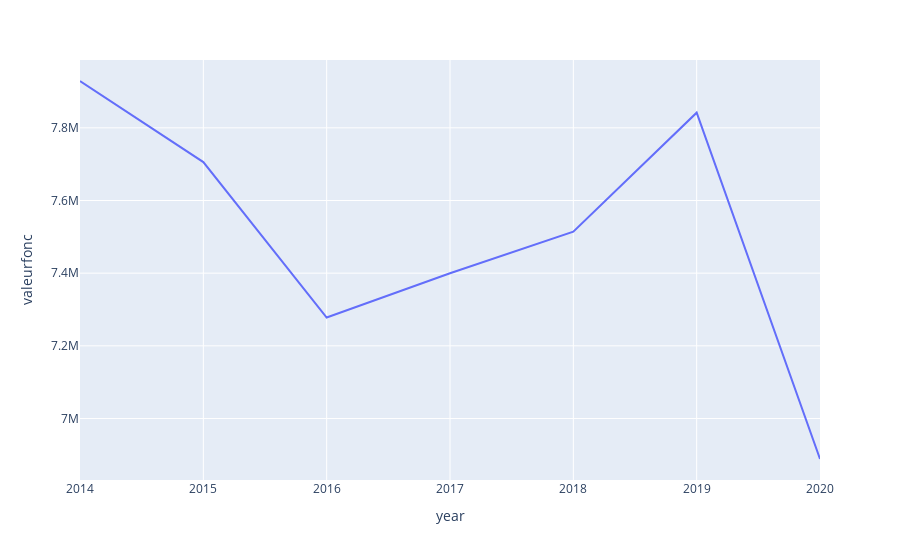
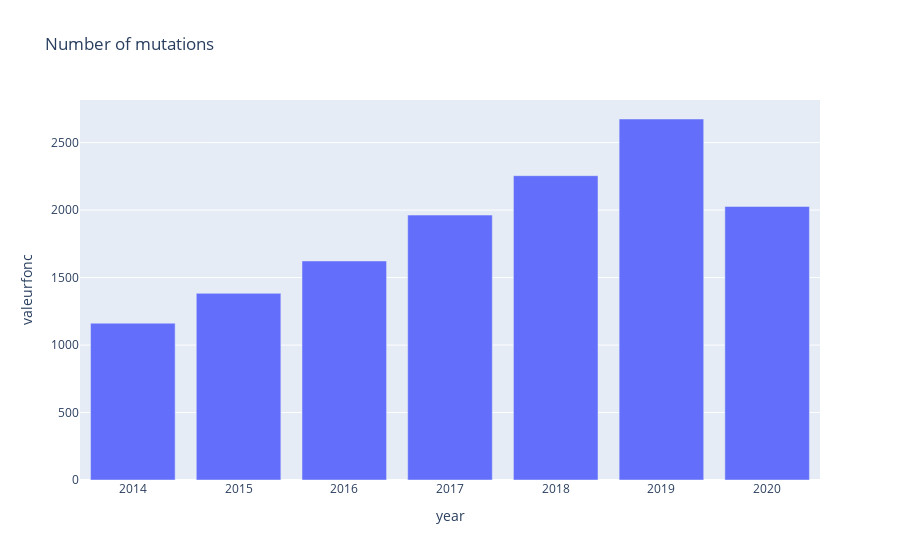

Notebook source saved alongside these figures, in order:
### Code cell
fig_1 = px.line(IDF_grouped.mean(), y="valeurfonc")

fig2 = px.bar(IDF_grouped.count(), y='valeurfonc', title="Number of mutations")
fig_1.show()
fig2.show()

### Figure 1 — Plotly figure (JSON) as saved in the notebook; plotly's stock layout.template omitted (floating-point values rounded to 4 significant figures)
{"data": [{"hovertemplate": "year=%{x}<br>valeurfonc=%{y}<extra></extra>", "legendgroup": "", "line": {"color": "#636efa", "dash": "solid"}, "marker": {"symbol": "circle"}, "mode": "lines", "name": "", "orientation": "v", "showlegend": false, "type": "scatter", "x": [2014, 2015, 2016, 2017, 2018, 2019, 2020], "xaxis": "x", "y": [7929000.0, 7706000.0, 7278000.0, 7400000.0, 7514000.0, 7842000.0, 6888000.0], "yaxis": "y"}], "layout": {"autosize": true, "legend": {"tracegroupgap": 0}, "margin": {"t": 60}, "xaxis": {"anchor": "y", "autorange": true, "domain": [0, 1], "range": [2014, 2020], "title": {"text": "year"}, "type": "linear"}, "yaxis": {"anchor": "x", "autorange": true, "domain": [0, 1], "range": [6831000.0, 7987000.0], "title": {"text": "valeurfonc"}, "type": "linear"}}}

### Figure 2 — Plotly figure (JSON) as saved in the notebook; plotly's stock layout.template omitted (floating-point values rounded to 4 significant figures)
{"data": [{"alignmentgroup": "True", "hovertemplate": "year=%{x}<br>valeurfonc=%{y}<extra></extra>", "legendgroup": "", "marker": {"color": "#636efa", "pattern": {"shape": ""}}, "name": "", "offsetgroup": "", "orientation": "v", "showlegend": false, "textposition": "auto", "type": "bar", "x": [2014, 2015, 2016, 2017, 2018, 2019, 2020], "xaxis": "x", "y": [1162, 1383, 1623, 1963, 2255, 2675, 2027], "yaxis": "y"}], "layout": {"autosize": true, "barmode": "relative", "legend": {"tracegroupgap": 0}, "title": {"text": "Number of mutations"}, "xaxis": {"anchor": "y", "autorange": true, "domain": [0, 1], "range": [2014.0, 2020.0], "title": {"text": "year"}, "type": "linear"}, "yaxis": {"anchor": "x", "autorange": true, "domain": [0, 1], "range": [0, 2816.0], "title": {"text": "valeurfonc"}, "type": "linear"}}}
